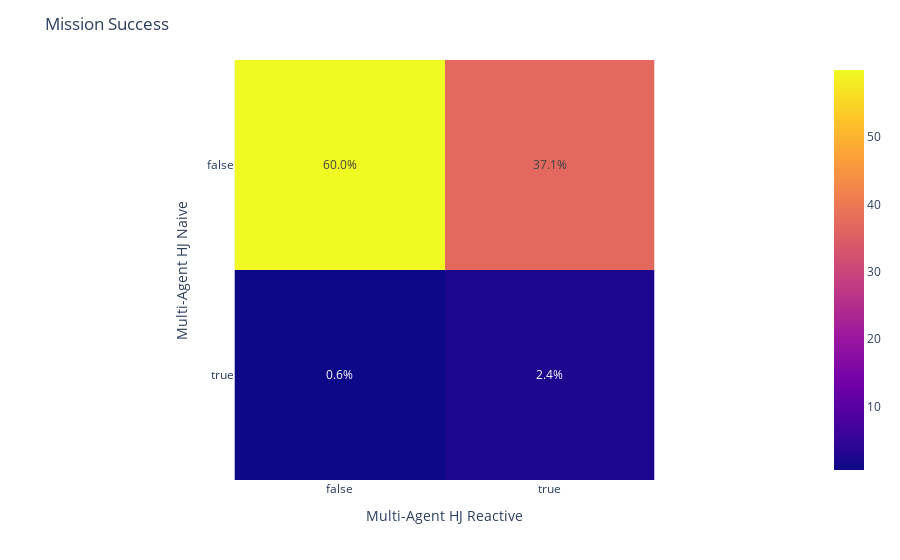

Notebook cell for this chart:
### Markdown cell above
+  Missions success counts

### Code cell
fig_react_success  = plot_confusion_matrix(metrics_hj_naive["Mission_success"]==1, 
                        metrics_hj_reactive["Mission_success"]==1, 'Multi-Agent HJ Naive', 
                        'Multi-Agent HJ Reactive', title_name="Mission Success")

### Figure 1 — Plotly figure (JSON) as saved in the notebook; plotly's stock layout.template omitted (floating-point values rounded to 4 significant figures)
{"data": [{"coloraxis": "coloraxis", "hovertemplate": "Multi-Agent HJ Reactive: %{x}<br>Multi-Agent HJ Naive: %{y}<br>color: %{z}<extra></extra>", "name": "0", "text": [[59.96, 37.1], [0.5693, 2.372]], "textfont": {"size": 12}, "texttemplate": "%{text:.1f}%", "type": "heatmap", "x": [false, true], "xaxis": "x", "y": [false, true], "yaxis": "y", "z": [[59.96, 37.1], [0.5693, 2.372]]}], "layout": {"coloraxis": {"colorscale": [[0, "#0d0887"], [0.1111, "#46039f"], [0.2222, "#7201a8"], [0.3333, "#9c179e"], [0.4444, "#bd3786"], [0.5556, "#d8576b"], [0.6667, "#ed7953"], [0.7778, "#fb9f3a"], [0.8889, "#fdca26"], [1, "#f0f921"]]}, "margin": {"t": 60}, "title": {"text": "Mission Success"}, "xaxis": {"anchor": "y", "constrain": "domain", "domain": [0, 1], "scaleanchor": "y", "title": {"text": "Multi-Agent HJ Reactive"}}, "yaxis": {"anchor": "x", "autorange": "reversed", "constrain": "domain", "domain": [0, 1], "title": {"text": "Multi-Agent HJ Naive"}}}}
